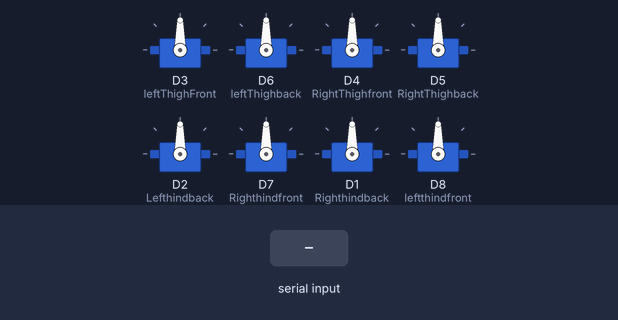
The sketch below on a simulated ESP8266 (NodeMCU). On the bench: 8 × servo. Inputs (shaded band) come from the test bench. What the sketch prints to the serial monitor is not drawn.

Above: at 11.3 s.
11.4 s: "2" received over Serial
At 12.13 s:
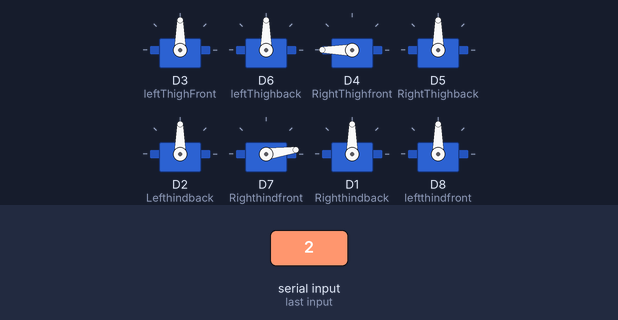
At 12.73 s:
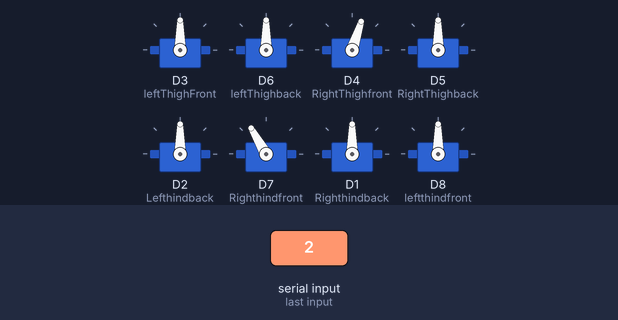
Timing chart, 0 to 26.4 s (numbered marks = the images above; inputs shaded):
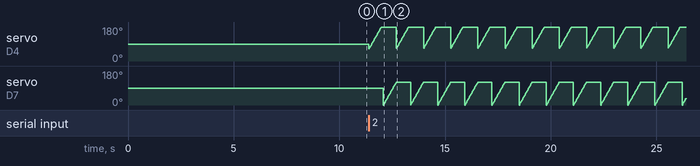

The sketch:

hshake.ino
```cpp
#include <Servo.h>

Servo leftThighFront; // bwhite
Servo leftThighback; // red
Servo RightThighfront; //blue
Servo RightThighback;  // rwhite
Servo Lefthindback; //orange
Servo Righthindfront; // owhite
Servo Righthindback; //orange
Servo leftthindfront; // owhite

int pos = 0;
int pos2 = 0;
int Dword = 0;


void setup()
{
  Serial.begin(115200);
  delay(10000);
  Serial.println("Servo Setup Intiating ......");
  servosetup();
  delay(100);
  Serial.println("Servo Setup Complete (*~*) ... ");

}

void loop()
{

  Dword = Serial.read();
  if(Dword == '1')
  {
    test();
  }
 if(Dword == '2')
  {
    shake();
  }

}


void sit()
{
      leftThighFront.write(120); // 130-10 = 120
      delay(2);
      RightThighfront.write(180); // 195-130 = 65
      delay(2);
      leftThighback.write(70); // 180-130 = 50 + 20 = 70
      delay(2);
      RightThighback.write(120); // 130 - 10  = 120
      delay(2);
      leftthindfront.write(130);  // 130
      delay(2);
      Righthindfront.write(30); // 50 -20 = 30
      delay(2);
      Lefthindback.write(150); // 130 + 20 = 150
      delay(2);
      Righthindback.write(35); //50 - 15 = 35
      delay(5000);


}


void servosetup()
{
  leftThighFront.attach(D3);
  leftThighback.attach(D6);
  RightThighfront.attach(D4);
  RightThighback.attach(D5);
  Lefthindback.attach(D2);
  Righthindfront.attach(D7);
  Righthindback.attach(D1);
  leftthindfront.attach(D8);

}


void test()
{
 sit();
}

void shake()
{
  while (true)
  {
		for (pos = 65; pos<= 180; pos+=1)
			{
				RightThighfront.write(pos);
				delay(5);
			}
		delay(100);
		for (pos =0; pos <=120; pos+=1)
			{
				Righthindfront.write(pos); // 50 -20 = 30
				delay(5);
			}
		for (pos = 120; pos <=0; pos-=1)
			{
				Righthindfront.write(pos); // 50 -20 = 30
				delay(5);
			}
  }
}
```
